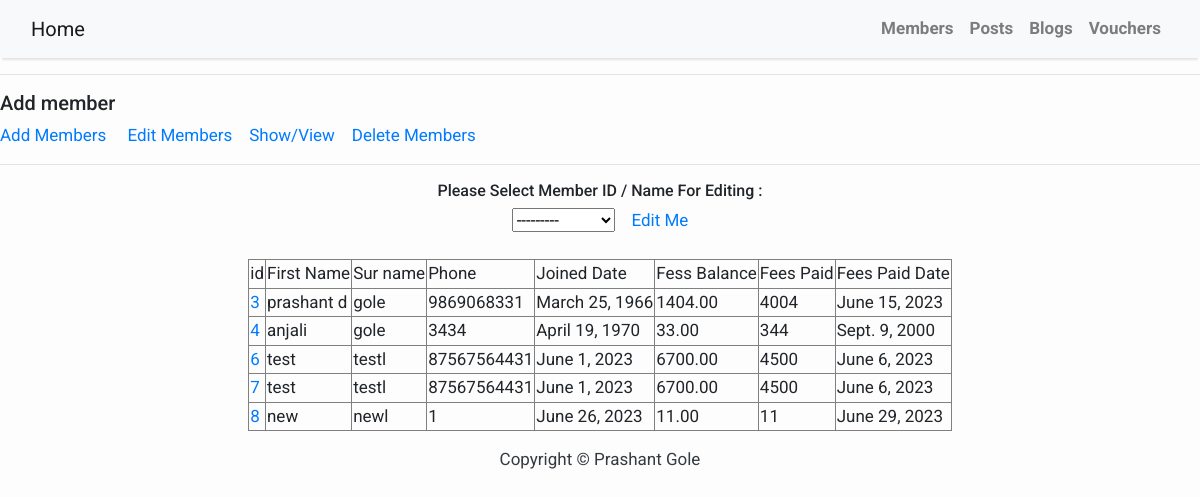
Screenshot of /medit/ with the database file from the repository.
### members/models.py (models this page shows, shortened)
class Member(models.Model):
  firstname = models.CharField(max_length=255)
  lastname = models.CharField(max_length=255)
  phone = models.IntegerField(null=True)   # new
  joined_date = models.DateField(null=True) # new
  fees_paid=models.IntegerField(null=True) #new
  fees_balance=models.DecimalField (max_digits = 16,decimal_places = 2 , null=True) #new
  fees_paid_date=models.DateField(null=True) #new

### members/views.py (the view)
# urls.py: path('medit/', views.medit, name='medit'),
def medit(request):
  ROOT_EDITDELETE=1
  myeditdelete =  ROOT_EDITDELETE
  mymembers = Member.objects.all().values()
  template = loader.get_template('medit.html')
  context = {  'myeditdelete': ROOT_EDITDELETE,
                       'mymembers': mymembers,
                   }
  return HttpResponse(template.render(context, request))

### members/templates/medit.html (shortened to what this page needs)
{% extends  "base.html" %}
{% block content %}
<!DOCTYPE html>
<html>
<head>
</head>
<body>
<hr>
<h5>Add member</h5>
<p> <a href="/madd/">Add  Members</a> &nbsp;&nbsp;&nbsp;
         <a href="/medit/">Edit Members</a>&nbsp;&nbsp;&nbsp;
         <a href="/mshow/">Show/View</a>&nbsp;&nbsp;&nbsp;
         <a href="/mdelete/">Delete Members</a>
  </p>
 <hr>
 <center>
{% if myeditdelete ==  1 %}
<form name="myedit" action="membeditdetails/" method="post">
{% else %}
<form name="myedit"  action="membdeletedetails/" method="post">
{% csrf_token %}
{% endif %}
{% if myeditdelete ==  1 %}
  <h6> Please Select Member ID / Name For Editing :  </h6>
  <select name="selecteditmid" id="selecteditmid" onchange="onselectchange()">
  <option value="">---------</option>
   </select>  &nbsp;&nbsp;<input type="text"  hidden name="memid" id="memid">
   <a href="javascript:;" onclick="this.href='membeditdetails/'+ document.myedit.memid.value">Edit Me </a>
<br><br>
<table border="1">
 <tr> <td> id </td> <td> First Name </td> <td> Sur name </td> <td> Phone </td> <td> Joined Date </td>
         <td>Fess Balance </td> <td> Fees Paid </td><td>Fees Paid Date </td>
  </tr>
  {% for x in mymembers %}
   <tr>
   <td> <a href="membeditdetails/{{ x.id }}">{{ x.id}} </a>  </td>
    <td>  {{ x.firstname }} </td>
   <td>   {{ x.lastname }} </td>
   <td>  {{ x.phone }}  </td>
   <td> {{ x.joined_date }} </td>
   <td> {{ x.fees_balance }} </td>
   <td> {{ x.fees_paid }} </td>
   <td> {{ x.fees_paid_date }} </td>
    </tr>
  {% endfor %}
  </table>
{% endif %}
</form>
</body>
</html>
{% endblock %}

### members/templates/base.html (style rules this page uses)
body { font-family: "Roboto", sans-serif; font-size: 17px; background-color: #fdfdfd; }

### rows the page displays
Member: id "3", firstname "prashant d", lastname "gole", phone "9869068331", joined_date "March 25, 1966", fees_balance "1404.00", fees_paid "4004", fees_paid_date "June 15, 2023"
Member: id "4", firstname "anjali", lastname "gole", phone "3434", joined_date "April 19, 1970", fees_balance "33.00", fees_paid "344", fees_paid_date "Sept. 9, 2000"
Member: id "6", firstname "test", lastname "testl", phone "87567564431", joined_date "June 1, 2023", fees_balance "6700.00", fees_paid "4500", fees_paid_date "June 6, 2023"
Member: id "7", firstname "test", lastname "testl", phone "87567564431", joined_date "June 1, 2023", fees_balance "6700.00", fees_paid "4500", fees_paid_date "June 6, 2023"
Member: id "8", firstname "new", lastname "newl", phone "1", joined_date "June 26, 2023", fees_balance "11.00", fees_paid "11", fees_paid_date "June 29, 2023"
